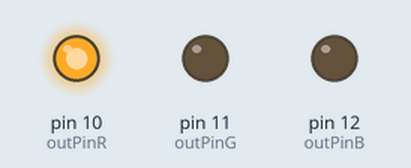
Simulated run of this sketch. Board: Arduino Uno, built with avr-gcc and run on an emulated ATmega328P. Shown: output pins drawn as LEDs (lit = HIGH).

Above: at 0.2 s.
At 9.2 s:
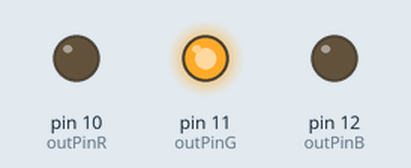
At 19.2 s:
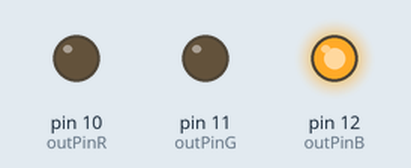
At 38.2 s:
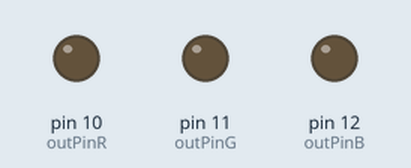
Timing chart, 0 to 42.9 s (numbered marks = the images above):
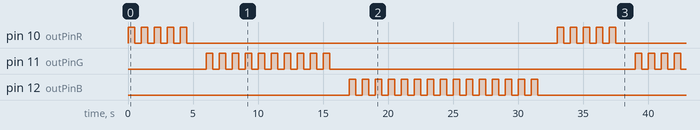

Measured:
- by itself, pin 10 (outPinR): repeats every 33.0 s: 4 × (LOW 0.50 s, HIGH 0.50 s), LOW 28.5 s, HIGH 0.50 s
- by itself, pin 11 (outPinG): repeats every 33.0 s: 9 × (LOW 0.50 s, HIGH 0.50 s), LOW 23.5 s, HIGH 0.50 s
- by itself, pin 12 (outPinB): moves between LOW and HIGH, repeating every 33.0 s

The sketch:

sketch.ino
```cpp
int outPinR = 10,
    outPinG = 11,
    outPinB = 12,
    delayTime = 500,
    longDelayTime = 1500;

void setup(){
    pinMode(outPinR, OUTPUT);
    pinMode(outPinG, OUTPUT);
    pinMode(outPinB, OUTPUT);
}

void loop(){

    digitalWrite(outPinR, HIGH);
    delay(delayTime);
    digitalWrite(outPinR, LOW);
    delay(delayTime);
    digitalWrite(outPinR, HIGH);
    delay(delayTime);
    digitalWrite(outPinR, LOW);
    delay(delayTime);
    digitalWrite(outPinR, HIGH);
    delay(delayTime);
    digitalWrite(outPinR, LOW);
    delay(delayTime);
    digitalWrite(outPinR, HIGH);
    delay(delayTime);
    digitalWrite(outPinR, LOW);
    delay(delayTime);
    digitalWrite(outPinR, HIGH);
    delay(delayTime);
    digitalWrite(outPinR, LOW);
    delay(longDelayTime);


    digitalWrite(outPinG, HIGH);
    delay(delayTime);
    digitalWrite(outPinG, LOW);
    delay(delayTime);
    digitalWrite(outPinG, HIGH);
    delay(delayTime);
    digitalWrite(outPinG, LOW);
    delay(delayTime);
    digitalWrite(outPinG, HIGH);
    delay(delayTime);
    digitalWrite(outPinG, LOW);
    delay(delayTime);
    digitalWrite(outPinG, HIGH);
    delay(delayTime);
    digitalWrite(outPinG, LOW);
    delay(delayTime);
    digitalWrite(outPinG, HIGH);
    delay(delayTime);
    digitalWrite(outPinG, LOW);
    delay(delayTime);
    digitalWrite(outPinG, HIGH);
    delay(delayTime);
    digitalWrite(outPinG, LOW);
    delay(delayTime);
    digitalWrite(outPinG, HIGH);
    delay(delayTime);
    digitalWrite(outPinG, LOW);
    delay(delayTime);
    digitalWrite(outPinG, HIGH);
    delay(delayTime);
    digitalWrite(outPinG, LOW);
    delay(delayTime);
    digitalWrite(outPinG, HIGH);
    delay(delayTime);
    digitalWrite(outPinG, LOW);
    delay(delayTime);
    digitalWrite(outPinG, HIGH);
    delay(delayTime);
    digitalWrite(outPinG, LOW);
    delay(longDelayTime);


    digitalWrite(outPinB, HIGH);
    delay(delayTime);
    digitalWrite(outPinB, LOW);
    delay(delayTime);
    digitalWrite(outPinB, HIGH);
    delay(delayTime);
    digitalWrite(outPinB, LOW);
    delay(delayTime);
    digitalWrite(outPinB, HIGH);
    delay(delayTime);
    digitalWrite(outPinB, LOW);
    delay(delayTime);
    digitalWrite(outPinB, HIGH);
    delay(delayTime);
    digitalWrite(outPinB, LOW);
    delay(delayTime);
    digitalWrite(outPinB, HIGH);
    delay(delayTime);
    digitalWrite(outPinB, LOW);
    delay(delayTime);
    digitalWrite(outPinB, HIGH);
    delay(delayTime);
    digitalWrite(outPinB, LOW);
    delay(delayTime);
    digitalWrite(outPinB, HIGH);
    delay(delayTime);
    digitalWrite(outPinB, LOW);
    delay(delayTime);
    digitalWrite(outPinB, HIGH);
    delay(delayTime);
    digitalWrite(outPinB, LOW);
    delay(delayTime);
    digitalWrite(outPinB, HIGH);
    delay(delayTime);
    digitalWrite(outPinB, LOW);
    delay(delayTime);
    digitalWrite(outPinB, HIGH);
    delay(delayTime);
    digitalWrite(outPinB, LOW);
    delay(delayTime);
    digitalWrite(outPinB, HIGH);
    delay(delayTime);
    digitalWrite(outPinB, LOW);
    delay(delayTime);
    digitalWrite(outPinB, HIGH);
    delay(delayTime);
    digitalWrite(outPinB, LOW);
    delay(delayTime);
    digitalWrite(outPinB, HIGH);
    delay(delayTime);
    digitalWrite(outPinB, LOW);
    delay(delayTime);
    digitalWrite(outPinB, HIGH);
    delay(delayTime);
    digitalWrite(outPinB, LOW);
    delay(delayTime);
    digitalWrite(outPinB, HIGH);
    delay(delayTime);
    digitalWrite(outPinB, LOW);
    delay(longDelayTime);


}
```
